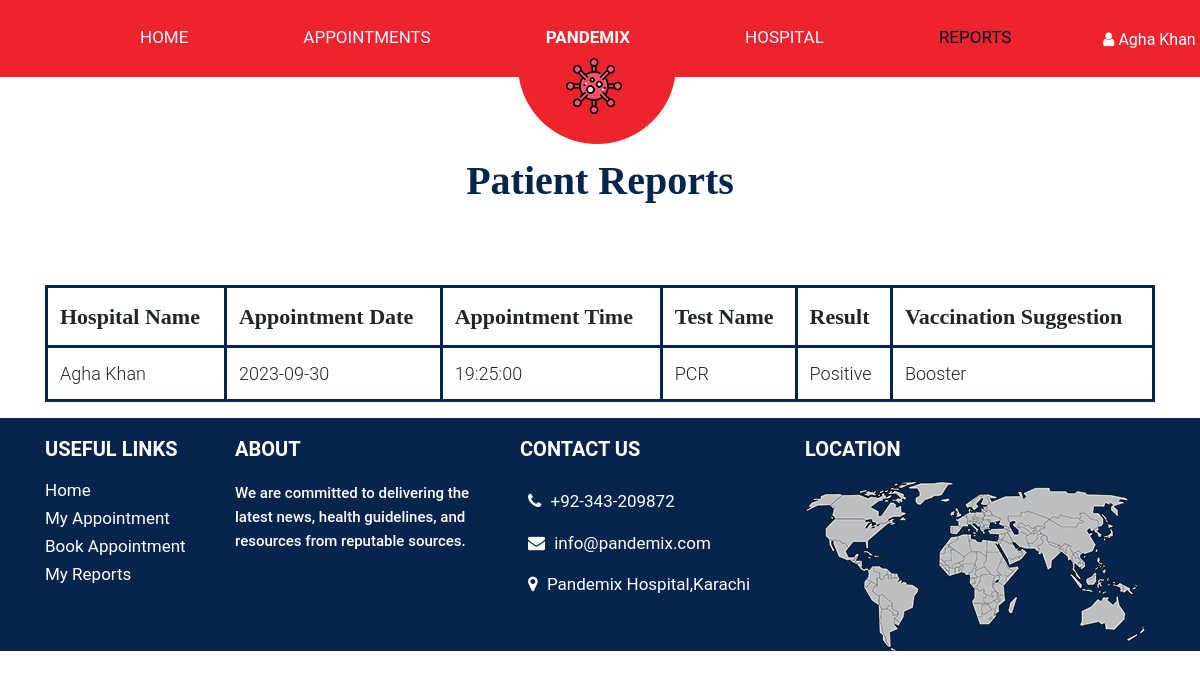
Screenshot of /patient/covidreport.php (signed in) with the database file from the repository.
### tables this page shows
CREATE TABLE `appointment` (
  `app_id` int(11) NOT NULL,
  `patient_id` int(11) DEFAULT NULL,
  `hospital_id` int(11) DEFAULT NULL,
  `app_date` date DEFAULT NULL,
  `status` int(11) DEFAULT NULL,
  `app_time` time DEFAULT NULL,
  `test_name` varchar(255) NOT NULL,
  `approval_status` enum('Pending','Approved','Rejected') DEFAULT 'Pending'
);

CREATE TABLE `hospital` (
  `hospital_id` int(11) NOT NULL,
  `hospital_name` varchar(255) DEFAULT NULL,
  `location` varchar(255) DEFAULT NULL,
  `password` varchar(255) DEFAULT NULL,
  `approval_status` enum('Pending','Approved','Rejected') DEFAULT 'Pending'
);

### patient/covidreport.php (the view, shortened to what this page needs)
<?php
include("../connection.php");
?>
<!DOCTYPE html>
<html lang="en">
<head>
    <link rel="stylesheet" href="../assets/css/bootstrap.min.css">
    <link rel="stylesheet" href="../assets/css/patient.css">
    <link rel="stylesheet" href="../css/responsive.css">
    <link rel="stylesheet" href="https://netdna.bootstrapcdn.com/font-awesome/4.0.3/css/font-awesome.css">
    <link rel="stylesheet" href="https://cdnjs.cloudflare.com/ajax/libs/fancybox/2.1.5/jquery.fancybox.min.css"
        media="screen">
    <link rel="stylesheet" href="https://rawgit.com/LeshikJanz/libraries/master/Bootstrap/baguetteBox.min.css">
</head>
<body class="main-layout">
    <header class="header-area">
        <div class="right">
            <button class="btn dropdown-toggle" data-toggle="dropdown" aria-haspopup="true" aria-expanded="false">
                <i class="fa fa-user" aria-hidden="true"></i>
                <?php echo $_SESSION['patient_name']; ?>
            </button>
        </div>
        <div class="container">
            <div class="row d_flex">
                <div class="col-lg-10 offset-lg-1 col-md-12 col-sm-9">
                    <div class="navbar-area">
                        <nav class="site-navbar">
                            <ul>
                                <li><a href="patient.php">Home</a></li>
                                <li><a href="myappointment.php">Appointments</a></li>
                                <li><a href="patient.php" class="logo_midle">Pandemix</a></li>
                                <li><a href="hospitals.php">Hospital</a></li>
                                <li><a class="active" href="covidreport.php">Reports</a></li>
                            </ul>
                        </nav>
                    </div>
                </div>
            </div>
        </div>
    </header>
    <div class="container-fluid" id="all-products">
        <h1 class="text-center">Patient Reports</h1>
        <div class="container">
            <table class="table">
                <thead>
                    <tr>
                        <th>Hospital Name</th>
                        <th>Appointment Date</th>
                        <th>Appointment Time</th>
                        <th>Test Name</th>
                        <th>Result</th>
                        <th>Vaccination Suggestion</th>
                    </tr>
                </thead>
                <tbody>
                    <?php
                    if (isset($_SESSION['patient_id'])) {
                        $patient_id = $_SESSION['patient_id'];
                        $query = "SELECT appointment.app_date, appointment.app_time, appointment.test_name, appointment.status, hospital.hospital_name,
                        CASE WHEN appointment.status = 1 THEN patient_vaccination_table.vac_suggest
                        ELSE 'No suggestion' END AS vac_suggest FROM appointment
                        JOIN hospital ON appointment.hospital_id = hospital.hospital_id
                        LEFT JOIN patient_vaccination_table ON appointment.patient_id = patient_vaccination_table.patient_id
                        WHERE appointment.patient_id = $patient_id";
                        $result = mysqli_query($con, $query);
                    }
                    ?>
                    <?php while ($row = mysqli_fetch_assoc($result)): ?>
                        <tr>
                            <td>
                                <?= $row['hospital_name'] ?>
                            </td>
                            <td>
                                <?= $row['app_date'] ?>
                            </td>
                            <td>
                                <?= $row['app_time'] ?>
                            </td>
                            <td>
                                <?= $row['test_name'] ?>
                            </td>
                            <td>
                                <?= $row['status'] == 1 ? 'Positive' : 'Negative' ?>
                            </td>
                            <td>
                                <?= $row['status'] == 1 ? $row['vac_suggest'] : 'No suggestion' ?>
                            </td>
                        </tr>
                    <?php endwhile; ?>
                </tbody>
            </table>
        </div>
    </div>
    <footer>
        <div class="footer">
            <div class="container">
                <div class="row">
                    <div class="col-lg-2 col-md-6 col-sm-6">
                        <div class="hedingh3 text_align_left">
                            <h3>USEFUL LINKS</h3>
                            <ul class="menu_footer">
                                <li><a href="patient.php">Home</a>
                                <li>
                                <li><a href="myappointment.php">My Appointment</a>
                                <li>
                                <li> <a href="bookappointment.php">Book Appointment</a>
                                <li>
                                <li> <a href="covidreport.php">My Reports</a>
                            </ul>
                        </div>
                    </div>
                    <div class="col-lg-3 col-md-6 col-sm-6">
                        <div class="hedingh3 text_align_left">
                            <h3>About</h3>
                            <p>
                                We are committed to delivering the latest news, health guidelines, and resources from
                                reputable
                                sources.
                            </p>
                        </div>
                    </div>
                    <div class="col-lg-3 col-md-6 col-sm-6">
                        <div class="hedingh3  text_align_left">
                            <h3>Contact Us</h3>
                            <ul class="top_infomation">
                                <li><i class="fa fa-phone" aria-hidden="true"></i>
                                    <a href="tel:111-222-333">+92-343-209872</a>
                                </li>
                                <li><i class="fa fa-envelope" aria-hidden="true"></i>
                                    <a href="mailto:ayeshaafzal1573@gmail.com">info@pandemix.com</a>
                                </li>
                                <li> <i class="fa fa-map-marker" aria-hidden="true"></i>
                                    <a href="https://www.google.com/maps/@24.8847152,67.1775322,15z?entry=ttu">Pandemix
                                        Hospital,Karachi</a>
                                </li>
                            </ul>
                        </div>
                    </div>
                    <div class="col-lg-4 col-md-6 col-sm-6">
                        <div class="hedingh3 text_align_left">
                            <h3>Location</h3>
                            <div class="map">
                                <img src="../images/map.png" alt="map" />
                            </div>
                        </div>
                    </div>
                </div>
            </div>
        </div>
    </footer>
</body>
</html>

### assets/css/patient.css (style rules this page uses)
.right>button { background-color: #ed242e !important; color: white; }
a { color: #1f1f1f; text-decoration: none !important; outline: none !important; -webkit-transition: all .3s ease-in-out; -moz-transition: all .3s ease-in-out; -ms-transition: all .3s ease-in-out; -o-transition: all .3s ease-in-out; transition: all .3s ease-in-out; }
h1, h2, h3, h4, h5, h6 { letter-spacing: 0; font-weight: normal; position: relative; padding: 0; font-weight: normal; line-height: normal; color: #111111; margin: 0 }
h1 { font-size: 24px; }
h3 { font-size: 18px; }
*, *::after, *::before { -webkit-box-sizing: border-box; -moz-box-sizing: border-box; box-sizing: border-box; }
ul, li, ol { margin: 0px; padding: 0px; list-style: none; }
p { margin: 0px; font-weight: 500; font-size: 15px; line-height: 24px; }
a { color: #222222; text-decoration: none; outline: none !important; }
a, .btn { text-decoration: none !important; outline: none !important; -webkit-transition: all .3s ease-in-out; -moz-transition: all .3s ease-in-out; -ms-transition: all .3s ease-in-out; -o-transition: all .3s ease-in-out; transition: all .3s ease-in-out; }
img { max-width: 100%; height: auto; }
button { border: 0; margin: 0; padding: 0; cursor: pointer; }
.d_flex { display: flex; align-items: center; flex-wrap: wrap; }
.text_align_left { text-align: left; }
body { overflow-x: hidden; font-family: 'Roboto', sans-serif; font-size: 16px; }
.header-area { padding: 25px 6px; color: #f1f1f1; width: 100%; z-index: 9999999; height: 77px; background: #ed242e; }
.logo_midle { color: #fef6fc; font-weight: bold; color: #fff !important; }
.logo_midle::before { position: absolute; content: ""; bottom: -93px; width: 158px; height: 96px; background: url(../images/logo.png); z-index: 999; margin: 0 auto; left: 0; right: 6px; }
.site-navbar { display: flex; align-items: center; }
.site-navbar ul { margin: 0; padding: 0; list-style: none; display: flex; }
.site-navbar ul li a { color: #fef6fc; font-size: 17px; display: block; text-decoration: none; text-transform: uppercase; }
.site-navbar ul li { padding-right: 115px; text-align: center; align-items: center; justify-content: center; }
.site-navbar ul li:last-child { padding-right: 0; }
.site-navbar ul li a.active { color: #00132b; }
.right { position: absolute; width: 80px; right: 30px; height: 77px; top: 0; text-align: center; line-height: 77px; }
html, body { min-height: 100%; }
.footer { padding-top: 20px; background: #05254d; text-align: center; width: 100%; bottom: 0%; }
.hedingh3 h3 { color: #fff; font-size: 20px; padding-bottom: 20px; line-height: 23px; font-weight: bold; text-align: left; text-transform: uppercase; }
.hedingh3 p { color: #fff; text-align: left; margin-bottom: 15px; }
ul.menu_footer { text-align: left; }
ul.menu_footer li a { color: white; font-size: 17px; line-height: 18px; padding-bottom: 10px; display: block; }
ul.top_infomation li { display: block; font-size: 17px; padding: 8px; color: #fff; }
ul.top_infomation li:last-child { padding-right: 0; }
ul.top_infomation li i { margin-right: 5px; color: #fff; text-align: center; transition: ease-in all 0.5s; }
ul.top_infomation li a { color: #fff; }
.text-center { margin-top: 80px; color: black; font-size: 40px; font-family: poppin; font-weight: bold; }
#all-products .table { justify-content: center; align-items: center; width:100%; margin-top: 81px; border: #05254d 3px solid; border-radius: 20px; height: auto; }
.table th { font-size: 22px; font-family: poppin; }
.table td { font-size: 18px; font-weight: 300; }
#all-products .table td, th { border: #05254d 3px solid; }
#all-products h1 { font-weight: 600; color: #05254d; font-family: poppin; text-align: center; justify-content: center; align-items: center; }

### rows the page displays
appointment: hospital.hospital_name "Agha Khan", app_date "2023-09-30", app_time "19:25:00", test_name "PCR", status "Positive", vac_suggest "Booster"

### other values shown
$_SESSION['patient_name'] "Agha Khan"
